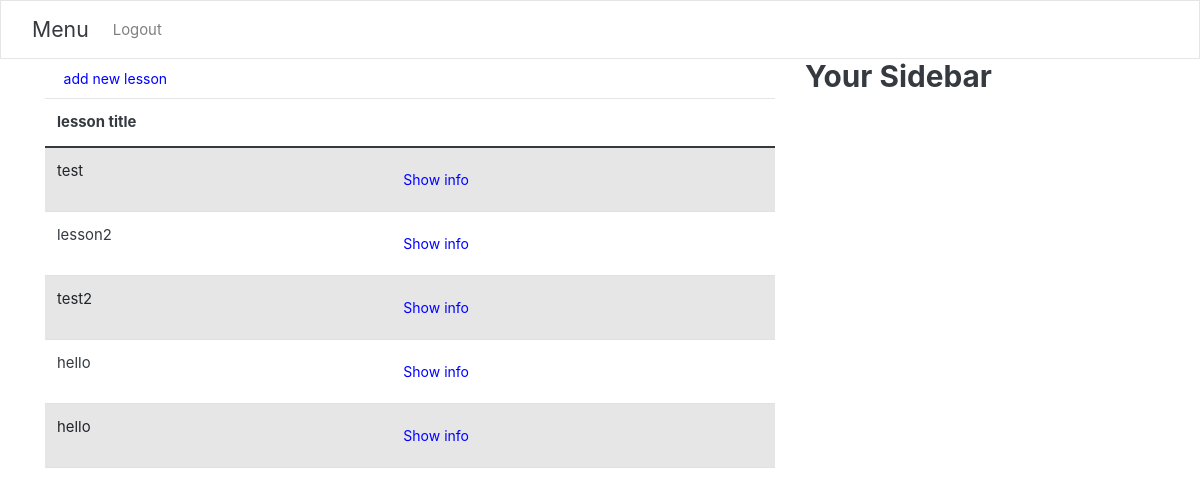
Page /show_teacher_lessons (signed in) on the committed database.
### kindergarten/models.py (models this page shows)
class lesson(models.Model):
    garten=models.ForeignKey(Kindergarten, blank=True, null=True,on_delete=models.SET_NULL)
    video_file = models.FileField(upload_to='video/%y')
    title = models.CharField(max_length=100)
    desc = models.TextField()
    quiz=models.OneToOneField(Quiz, on_delete=models.CASCADE)

### kindergarten/views.py (the view)
# urls.py: path('show_teacher_lessons',show_teacher_lessons,name="teacher_lessons"),
@login_required
def show_teacher_lessons(req):
    lessons=lesson.objects.all()
    return render(req,'kindergarten/teacher_lessons.html',{'lessons':lessons})

### kindergarten/templates/kindergarten/teacher_lessons.html
{% extends "users/base.html" %}
{% block content %}
<div class="content-section">
<a href="{% url 'add_lesson' %}" style="color:blue" class="btn">add new lesson</a>
<table class="table table-striped">
<thead>
    <tr>
        <th scope="col">lesson title </th>
        <th scope="col"></th>
    </tr>
</thead>
<tbody>
{% for lesson in lessons %}
<tr>
    <td>{{lesson.title}}</td>
    <td><a href="{% url 'lesson_info' id=lesson.id %}" style="color:blue" class="btn">Show info</a></td>
  </tr>
{%endfor%}
</tbody>
</table>
</div>
{%endblock%}

### rows in the picture
lesson: title "test"
lesson: title "lesson2"
lesson: title "test2"
lesson: title "hello"
lesson: title "hello"
